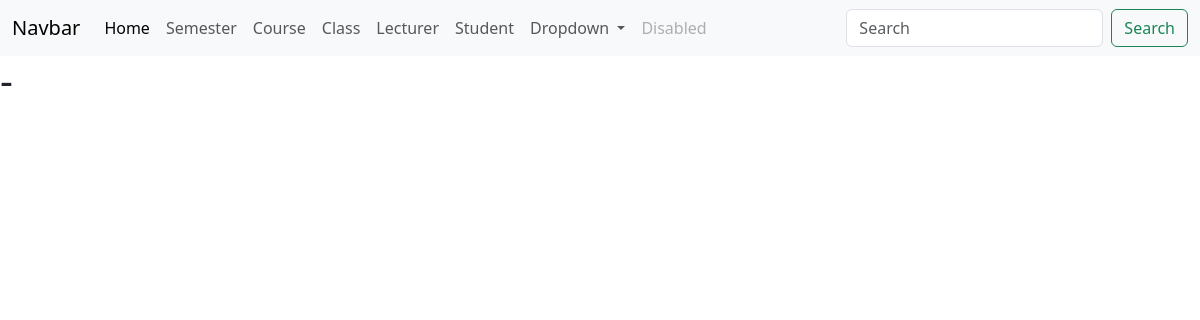
The page /courses/14 on the database as committed earlier.
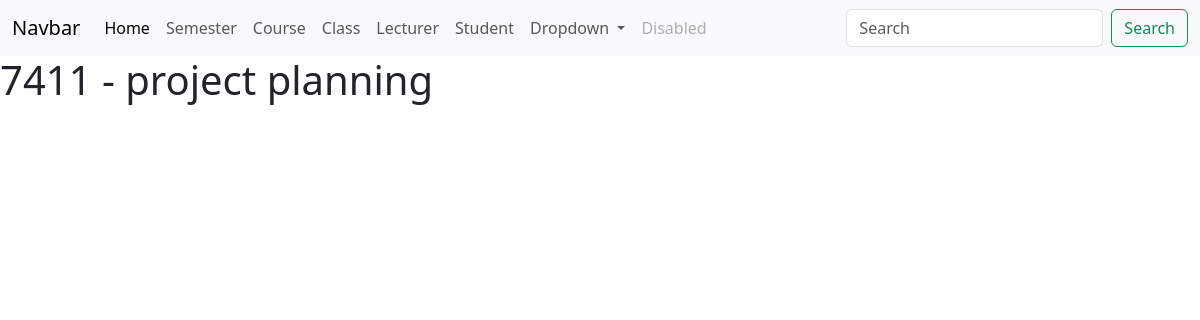
The same page on the database as committed later.
### attendance/models.py (models this page shows, shortened)
class Course(models.Model):
    semester = models.ForeignKey(Semester, on_delete=models.CASCADE, related_name='courses')
    code = models.CharField(max_length=255)
    name = models.CharField(max_length=255)

### attendance/views.py (the view)
# urls.py: path("courses/<int:id>", detail_course,
def detail_course(request, id):
    error_message = ""
    try:
        data = Course.objects.get(id=id)
    except Course.DoesNotExist:
        error_message = "The category does not exist"
        data = None
    return render(request, "detail_course.html",
                  {"course": data,
                   "error_message": error_message})

### attendance/templates/detail_course.html (shortened to what this page needs)
{% extends 'base.html' %}
{% block content %}
    <h1>{{ course.code }} - {{ course.name }}</h1>
{% endblock %}

Rows that differ between the two databases and show on the page:
added Course: code "7411", name "project planning"
